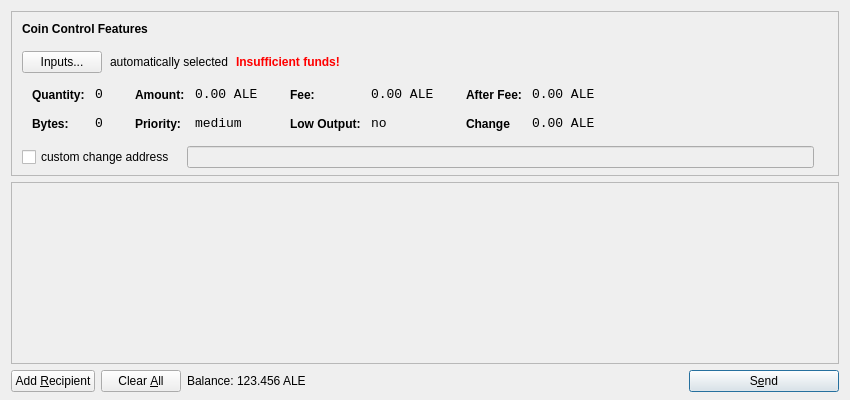
<?xml version="1.0" encoding="UTF-8"?>
<ui version="4.0">
 <class>SendCoinsDialog</class>
 <widget class="QDialog" name="SendCoinsDialog">
  <property name="geometry">
   <rect>
    <x>0</x>
    <y>0</y>
    <width>850</width>
    <height>400</height>
   </rect>
  </property>
  <property name="windowTitle">
   <string>Send Coins</string>
  </property>
  <layout class="QVBoxLayout" name="verticalLayout" stretch="0,1,0">
   <property name="bottomMargin">
    <number>8</number>
   </property>
   <item>
    <widget class="QFrame" name="frameCoinControl">
     <property name="sizePolicy">
      <sizepolicy hsizetype="Expanding" vsizetype="Expanding">
       <horstretch>0</horstretch>
       <verstretch>0</verstretch>
      </sizepolicy>
     </property>
     <property name="maximumSize">
      <size>
       <width>16777215</width>
       <height>16777215</height>
      </size>
     </property>
     <property name="frameShape">
      <enum>QFrame::StyledPanel</enum>
     </property>
     <property name="frameShadow">
      <enum>QFrame::Sunken</enum>
     </property>
     <layout class="QVBoxLayout" name="verticalLayoutCoinControl2">
      <property name="spacing">
       <number>-1</number>
      </property>
      <property name="leftMargin">
       <number>0</number>
      </property>
      <property name="topMargin">
       <number>0</number>
      </property>
      <property name="rightMargin">
       <number>0</number>
      </property>
      <property name="bottomMargin">
       <number>6</number>
      </property>
      <item>
       <layout class="QVBoxLayout" name="verticalLayoutCoinControl" stretch="0,0,0,0,1">
        <property name="spacing">
         <number>0</number>
        </property>
        <property name="leftMargin">
         <number>10</number>
        </property>
        <property name="topMargin">
         <number>10</number>
        </property>
        <item>
         <layout class="QHBoxLayout" name="horizontalLayoutCoinControl1">
          <property name="bottomMargin">
           <number>15</number>
          </property>
          <item>
           <widget class="QLabel" name="labelCoinControlFeatures">
            <property name="sizePolicy">
             <sizepolicy hsizetype="Preferred" vsizetype="Maximum">
              <horstretch>0</horstretch>
              <verstretch>0</verstretch>
             </sizepolicy>
            </property>
            <property name="font">
             <font>
              <weight>75</weight>
              <bold>true</bold>
             </font>
            </property>
            <property name="styleSheet">
             <string notr="true">font-weight:bold;</string>
            </property>
            <property name="text">
             <string>Coin Control Features</string>
            </property>
           </widget>
          </item>
         </layout>
        </item>
        <item>
         <layout class="QHBoxLayout" name="horizontalLayoutCoinControl2" stretch="0,0,0,0">
          <property name="spacing">
           <number>8</number>
          </property>
          <property name="bottomMargin">
           <number>10</number>
          </property>
          <item>
           <widget class="QPushButton" name="pushButtonCoinControl">
            <property name="styleSheet">
             <string notr="true"/>
            </property>
            <property name="text">
             <string>Inputs...</string>
            </property>
           </widget>
          </item>
          <item>
           <widget class="QLabel" name="labelCoinControlAutomaticallySelected">
            <property name="text">
             <string>automatically selected</string>
            </property>
            <property name="margin">
             <number>5</number>
            </property>
           </widget>
          </item>
          <item>
           <widget class="QLabel" name="labelCoinControlInsuffFunds">
            <property name="font">
             <font>
              <weight>75</weight>
              <bold>true</bold>
             </font>
            </property>
            <property name="styleSheet">
             <string notr="true">color:red;font-weight:bold;</string>
            </property>
            <property name="text">
             <string>Insufficient funds!</string>
            </property>
            <property name="margin">
             <number>5</number>
            </property>
           </widget>
          </item>
          <item>
           <spacer name="horizontalSpacerCoinControl">
            <property name="orientation">
             <enum>Qt::Horizontal</enum>
            </property>
            <property name="sizeHint" stdset="0">
             <size>
              <width>40</width>
              <height>1</height>
             </size>
            </property>
           </spacer>
          </item>
         </layout>
        </item>
        <item>
         <widget class="QWidget" name="widgetCoinControl" native="true">
          <property name="sizePolicy">
           <sizepolicy hsizetype="Preferred" vsizetype="Preferred">
            <horstretch>0</horstretch>
            <verstretch>0</verstretch>
           </sizepolicy>
          </property>
          <property name="minimumSize">
           <size>
            <width>0</width>
            <height>0</height>
           </size>
          </property>
          <property name="styleSheet">
           <string notr="true"/>
          </property>
          <layout class="QHBoxLayout" name="horizontalLayoutCoinControl5">
           <property name="margin">
            <number>0</number>
           </property>
           <item>
            <layout class="QHBoxLayout" name="horizontalLayoutCoinControl3" stretch="0,0,0,1">
             <property name="spacing">
              <number>20</number>
             </property>
             <property name="topMargin">
              <number>0</number>
             </property>
             <property name="bottomMargin">
              <number>10</number>
             </property>
             <item>
              <layout class="QFormLayout" name="formLayoutCoinControl1">
               <property name="horizontalSpacing">
                <number>10</number>
               </property>
               <property name="verticalSpacing">
                <number>14</number>
               </property>
               <property name="leftMargin">
                <number>10</number>
               </property>
               <property name="topMargin">
                <number>4</number>
               </property>
               <property name="rightMargin">
                <number>6</number>
               </property>
               <item row="0" column="0">
                <widget class="QLabel" name="labelCoinControlQuantityText">
                 <property name="styleSheet">
                  <string notr="true">font-weight:bold;</string>
                 </property>
                 <property name="text">
                  <string>Quantity:</string>
                 </property>
                 <property name="margin">
                  <number>0</number>
                 </property>
                </widget>
               </item>
               <item row="0" column="1">
                <widget class="QLabel" name="labelCoinControlQuantity">
                 <property name="font">
                  <font>
                   <family>Monospace</family>
                   <pointsize>10</pointsize>
                  </font>
                 </property>
                 <property name="cursor">
                  <cursorShape>IBeamCursor</cursorShape>
                 </property>
                 <property name="contextMenuPolicy">
                  <enum>Qt::ActionsContextMenu</enum>
                 </property>
                 <property name="text">
                  <string>0</string>
                 </property>
                 <property name="margin">
                  <number>0</number>
                 </property>
                 <property name="textInteractionFlags">
                  <set>Qt::LinksAccessibleByMouse|Qt::TextSelectableByKeyboard|Qt::TextSelectableByMouse</set>
                 </property>
                </widget>
               </item>
               <item row="1" column="0">
                <widget class="QLabel" name="labelCoinControlBytesText">
                 <property name="styleSheet">
                  <string notr="true">font-weight:bold;</string>
                 </property>
                 <property name="text">
                  <string>Bytes:</string>
                 </property>
                </widget>
               </item>
               <item row="1" column="1">
                <widget class="QLabel" name="labelCoinControlBytes">
                 <property name="font">
                  <font>
                   <family>Monospace</family>
                   <pointsize>10</pointsize>
                  </font>
                 </property>
                 <property name="cursor">
                  <cursorShape>IBeamCursor</cursorShape>
                 </property>
                 <property name="contextMenuPolicy">
                  <enum>Qt::ActionsContextMenu</enum>
                 </property>
                 <property name="text">
                  <string>0</string>
                 </property>
                 <property name="textInteractionFlags">
                  <set>Qt::LinksAccessibleByMouse|Qt::TextSelectableByKeyboard|Qt::TextSelectableByMouse</set>
                 </property>
                </widget>
               </item>
              </layout>
             </item>
             <item>
              <layout class="QFormLayout" name="formLayoutCoinControl2">
               <property name="horizontalSpacing">
                <number>10</number>
               </property>
               <property name="verticalSpacing">
                <number>14</number>
               </property>
               <property name="leftMargin">
                <number>6</number>
               </property>
               <property name="topMargin">
                <number>4</number>
               </property>
               <property name="rightMargin">
                <number>6</number>
               </property>
               <item row="0" column="0">
                <widget class="QLabel" name="labelCoinControlAmountText">
                 <property name="styleSheet">
                  <string notr="true">font-weight:bold;</string>
                 </property>
                 <property name="text">
                  <string>Amount:</string>
                 </property>
                 <property name="margin">
                  <number>0</number>
                 </property>
                </widget>
               </item>
               <item row="0" column="1">
                <widget class="QLabel" name="labelCoinControlAmount">
                 <property name="font">
                  <font>
                   <family>Monospace</family>
                   <pointsize>10</pointsize>
                  </font>
                 </property>
                 <property name="cursor">
                  <cursorShape>IBeamCursor</cursorShape>
                 </property>
                 <property name="contextMenuPolicy">
                  <enum>Qt::ActionsContextMenu</enum>
                 </property>
                 <property name="text">
                  <string>0.00 ALE</string>
                 </property>
                 <property name="textInteractionFlags">
                  <set>Qt::LinksAccessibleByMouse|Qt::TextSelectableByKeyboard|Qt::TextSelectableByMouse</set>
                 </property>
                </widget>
               </item>
               <item row="1" column="0">
                <widget class="QLabel" name="labelCoinControlPriorityText">
                 <property name="styleSheet">
                  <string notr="true">font-weight:bold;</string>
                 </property>
                 <property name="text">
                  <string>Priority:</string>
                 </property>
                </widget>
               </item>
               <item row="1" column="1">
                <widget class="QLabel" name="labelCoinControlPriority">
                 <property name="font">
                  <font>
                   <family>Monospace</family>
                   <pointsize>10</pointsize>
                  </font>
                 </property>
                 <property name="cursor">
                  <cursorShape>IBeamCursor</cursorShape>
                 </property>
                 <property name="contextMenuPolicy">
                  <enum>Qt::ActionsContextMenu</enum>
                 </property>
                 <property name="text">
                  <string>medium</string>
                 </property>
                 <property name="textInteractionFlags">
                  <set>Qt::LinksAccessibleByMouse|Qt::TextSelectableByKeyboard|Qt::TextSelectableByMouse</set>
                 </property>
                </widget>
               </item>
              </layout>
             </item>
             <item>
              <layout class="QFormLayout" name="formLayoutCoinControl3">
               <property name="horizontalSpacing">
                <number>10</number>
               </property>
               <property name="verticalSpacing">
                <number>14</number>
               </property>
               <property name="leftMargin">
                <number>6</number>
               </property>
               <property name="topMargin">
                <number>4</number>
               </property>
               <property name="rightMargin">
                <number>6</number>
               </property>
               <item row="0" column="0">
                <widget class="QLabel" name="labelCoinControlFeeText">
                 <property name="styleSheet">
                  <string notr="true">font-weight:bold;</string>
                 </property>
                 <property name="text">
                  <string>Fee:</string>
                 </property>
                 <property name="margin">
                  <number>0</number>
                 </property>
                </widget>
               </item>
               <item row="0" column="1">
                <widget class="QLabel" name="labelCoinControlFee">
                 <property name="font">
                  <font>
                   <family>Monospace</family>
                   <pointsize>10</pointsize>
                  </font>
                 </property>
                 <property name="cursor">
                  <cursorShape>IBeamCursor</cursorShape>
                 </property>
                 <property name="contextMenuPolicy">
                  <enum>Qt::ActionsContextMenu</enum>
                 </property>
                 <property name="text">
                  <string>0.00 ALE</string>
                 </property>
                 <property name="textInteractionFlags">
                  <set>Qt::LinksAccessibleByMouse|Qt::TextSelectableByKeyboard|Qt::TextSelectableByMouse</set>
                 </property>
                </widget>
               </item>
               <item row="1" column="0">
                <widget class="QLabel" name="labelCoinControlLowOutputText">
                 <property name="styleSheet">
                  <string notr="true">font-weight:bold;</string>
                 </property>
                 <property name="text">
                  <string>Low Output:</string>
                 </property>
                </widget>
               </item>
               <item row="1" column="1">
                <widget class="QLabel" name="labelCoinControlLowOutput">
                 <property name="font">
                  <font>
                   <family>Monospace</family>
                   <pointsize>10</pointsize>
                  </font>
                 </property>
                 <property name="cursor">
                  <cursorShape>IBeamCursor</cursorShape>
                 </property>
                 <property name="contextMenuPolicy">
                  <enum>Qt::ActionsContextMenu</enum>
                 </property>
                 <property name="text">
                  <string>no</string>
                 </property>
                 <property name="textInteractionFlags">
                  <set>Qt::LinksAccessibleByMouse|Qt::TextSelectableByKeyboard|Qt::TextSelectableByMouse</set>
                 </property>
                </widget>
               </item>
              </layout>
             </item>
             <item>
              <layout class="QFormLayout" name="formLayoutCoinControl4">
               <property name="horizontalSpacing">
                <number>10</number>
               </property>
               <property name="verticalSpacing">
                <number>14</number>
               </property>
               <property name="leftMargin">
                <number>6</number>
               </property>
               <property name="topMargin">
                <number>4</number>
               </property>
               <property name="rightMargin">
                <number>6</number>
               </property>
               <item row="0" column="0">
                <widget class="QLabel" name="labelCoinControlAfterFeeText">
                 <property name="styleSheet">
                  <string notr="true">font-weight:bold;</string>
                 </property>
                 <property name="text">
                  <string>After Fee:</string>
                 </property>
                 <property name="margin">
                  <number>0</number>
                 </property>
                </widget>
               </item>
               <item row="0" column="1">
                <widget class="QLabel" name="labelCoinControlAfterFee">
                 <property name="font">
                  <font>
                   <family>Monospace</family>
                   <pointsize>10</pointsize>
                  </font>
                 </property>
                 <property name="cursor">
                  <cursorShape>IBeamCursor</cursorShape>
                 </property>
                 <property name="contextMenuPolicy">
                  <enum>Qt::ActionsContextMenu</enum>
                 </property>
                 <property name="text">
                  <string>0.00 ALE</string>
                 </property>
                 <property name="textInteractionFlags">
                  <set>Qt::LinksAccessibleByMouse|Qt::TextSelectableByKeyboard|Qt::TextSelectableByMouse</set>
                 </property>
                </widget>
               </item>
               <item row="1" column="0">
                <widget class="QLabel" name="labelCoinControlChangeText">
                 <property name="styleSheet">
                  <string notr="true">font-weight:bold;</string>
                 </property>
                 <property name="text">
                  <string>Change</string>
                 </property>
                </widget>
               </item>
               <item row="1" column="1">
                <widget class="QLabel" name="labelCoinControlChange">
                 <property name="font">
                  <font>
                   <family>Monospace</family>
                   <pointsize>10</pointsize>
                  </font>
                 </property>
                 <property name="cursor">
                  <cursorShape>IBeamCursor</cursorShape>
                 </property>
                 <property name="contextMenuPolicy">
                  <enum>Qt::ActionsContextMenu</enum>
                 </property>
                 <property name="text">
                  <string>0.00 ALE</string>
                 </property>
                 <property name="textInteractionFlags">
                  <set>Qt::LinksAccessibleByMouse|Qt::TextSelectableByKeyboard|Qt::TextSelectableByMouse</set>
                 </property>
                </widget>
               </item>
              </layout>
             </item>
            </layout>
           </item>
          </layout>
         </widget>
        </item>
        <item>
         <layout class="QHBoxLayout" name="horizontalLayoutCoinControl4" stretch="0,0,0">
          <property name="spacing">
           <number>12</number>
          </property>
          <property name="sizeConstraint">
           <enum>QLayout::SetDefaultConstraint</enum>
          </property>
          <property name="topMargin">
           <number>5</number>
          </property>
          <property name="rightMargin">
           <number>5</number>
          </property>
          <item>
           <widget class="QCheckBox" name="checkBoxCoinControlChange">
            <property name="text">
             <string>custom change address</string>
            </property>
           </widget>
          </item>
          <item>
           <widget class="QLineEdit" name="lineEditCoinControlChange">
            <property name="enabled">
             <bool>false</bool>
            </property>
            <property name="sizePolicy">
             <sizepolicy hsizetype="Expanding" vsizetype="Fixed">
              <horstretch>0</horstretch>
              <verstretch>0</verstretch>
             </sizepolicy>
            </property>
           </widget>
          </item>
          <item>
           <widget class="QLabel" name="labelCoinControlChangeLabel">
            <property name="sizePolicy">
             <sizepolicy hsizetype="Preferred" vsizetype="Expanding">
              <horstretch>0</horstretch>
              <verstretch>0</verstretch>
             </sizepolicy>
            </property>
            <property name="minimumSize">
             <size>
              <width>0</width>
              <height>0</height>
             </size>
            </property>
            <property name="text">
             <string/>
            </property>
            <property name="margin">
             <number>3</number>
            </property>
           </widget>
          </item>
         </layout>
        </item>
        <item>
         <spacer name="verticalSpacerCoinControl">
          <property name="orientation">
           <enum>Qt::Vertical</enum>
          </property>
          <property name="sizeHint" stdset="0">
           <size>
            <width>800</width>
            <height>1</height>
           </size>
          </property>
         </spacer>
        </item>
       </layout>
      </item>
     </layout>
    </widget>
   </item>
   <item>
    <widget class="QScrollArea" name="scrollArea">
     <property name="widgetResizable">
      <bool>true</bool>
     </property>
     <widget class="QWidget" name="scrollAreaWidgetContents">
      <property name="geometry">
       <rect>
        <x>0</x>
        <y>0</y>
        <width>830</width>
        <height>165</height>
       </rect>
      </property>
      <layout class="QVBoxLayout" name="verticalLayout_2">
       <property name="margin">
        <number>0</number>
       </property>
       <item>
        <layout class="QVBoxLayout" name="entries">
         <property name="spacing">
          <number>6</number>
         </property>
        </layout>
       </item>
       <item>
        <spacer name="verticalSpacer">
         <property name="orientation">
          <enum>Qt::Vertical</enum>
         </property>
         <property name="sizeHint" stdset="0">
          <size>
           <width>20</width>
           <height>40</height>
          </size>
         </property>
        </spacer>
       </item>
      </layout>
     </widget>
    </widget>
   </item>
   <item>
    <layout class="QHBoxLayout" name="horizontalLayout">
     <item>
      <widget class="QPushButton" name="addButton">
       <property name="toolTip">
        <string>Send to multiple recipients at once</string>
       </property>
       <property name="text">
        <string>Add &amp;Recipient</string>
       </property>
       <property name="icon">
        <iconset resource="../bitcoin.qrc">
         <normaloff>:/icons/add</normaloff>:/icons/add</iconset>
       </property>
       <property name="autoDefault">
        <bool>false</bool>
       </property>
      </widget>
     </item>
     <item>
      <widget class="QPushButton" name="clearButton">
       <property name="sizePolicy">
        <sizepolicy hsizetype="Minimum" vsizetype="Fixed">
         <horstretch>0</horstretch>
         <verstretch>0</verstretch>
        </sizepolicy>
       </property>
       <property name="toolTip">
        <string>Remove all transaction fields</string>
       </property>
       <property name="text">
        <string>Clear &amp;All</string>
       </property>
       <property name="icon">
        <iconset resource="../bitcoin.qrc">
         <normaloff>:/icons/remove</normaloff>:/icons/remove</iconset>
       </property>
       <property name="autoRepeatDelay">
        <number>300</number>
       </property>
       <property name="autoDefault">
        <bool>false</bool>
       </property>
      </widget>
     </item>
     <item>
      <layout class="QHBoxLayout" name="horizontalLayout_2">
       <property name="spacing">
        <number>3</number>
       </property>
       <item>
        <widget class="QLabel" name="label">
         <property name="sizePolicy">
          <sizepolicy hsizetype="Preferred" vsizetype="Fixed">
           <horstretch>0</horstretch>
           <verstretch>0</verstretch>
          </sizepolicy>
         </property>
         <property name="text">
          <string>Balance:</string>
         </property>
        </widget>
       </item>
       <item>
        <widget class="QLabel" name="labelBalance">
         <property name="sizePolicy">
          <sizepolicy hsizetype="Preferred" vsizetype="Fixed">
           <horstretch>0</horstretch>
           <verstretch>0</verstretch>
          </sizepolicy>
         </property>
         <property name="cursor">
          <cursorShape>IBeamCursor</cursorShape>
         </property>
         <property name="text">
          <string>123.456 ALE</string>
         </property>
         <property name="textInteractionFlags">
          <set>Qt::LinksAccessibleByMouse|Qt::TextSelectableByKeyboard|Qt::TextSelectableByMouse</set>
         </property>
        </widget>
       </item>
      </layout>
     </item>
     <item>
      <spacer name="horizontalSpacer">
       <property name="orientation">
        <enum>Qt::Horizontal</enum>
       </property>
       <property name="sizeHint" stdset="0">
        <size>
         <width>40</width>
         <height>20</height>
        </size>
       </property>
      </spacer>
     </item>
     <item>
      <widget class="QPushButton" name="sendButton">
       <property name="minimumSize">
        <size>
         <width>150</width>
         <height>0</height>
        </size>
       </property>
       <property name="toolTip">
        <string>Confirm the send action</string>
       </property>
       <property name="text">
        <string>S&amp;end</string>
       </property>
       <property name="icon">
        <iconset resource="../bitcoin.qrc">
         <normaloff>:/icons/send</normaloff>:/icons/send</iconset>
       </property>
       <property name="default">
        <bool>true</bool>
       </property>
      </widget>
     </item>
    </layout>
   </item>
  </layout>
 </widget>
 <resources>
  <include location="../bitcoin.qrc"/>
 </resources>
 <connections/>
</ui>
